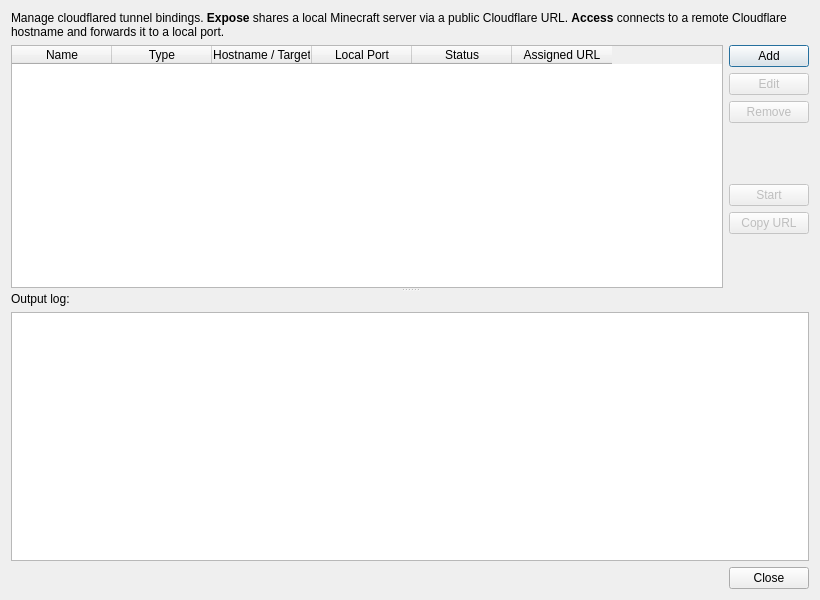
<?xml version="1.0" encoding="UTF-8"?>
<ui version="4.0">
 <class>CloudflaredDialog</class>
 <widget class="QDialog" name="CloudflaredDialog">
  <property name="geometry">
   <rect>
    <x>0</x>
    <y>0</y>
    <width>820</width>
    <height>600</height>
   </rect>
  </property>
  <property name="windowTitle">
   <string>Cloudflare Tunnel Manager</string>
  </property>
  <layout class="QVBoxLayout" name="mainLayout" stretch="0,1,0">
   <item>
    <widget class="QLabel" name="descLabel">
     <property name="text">
      <string>Manage cloudflared tunnel bindings. &lt;b&gt;Expose&lt;/b&gt; shares a local Minecraft server via a public Cloudflare URL. &lt;b&gt;Access&lt;/b&gt; connects to a remote Cloudflare hostname and forwards it to a local port.</string>
     </property>
     <property name="wordWrap">
      <bool>true</bool>
     </property>
    </widget>
   </item>
   <item>
    <widget class="QSplitter" name="splitter">
     <property name="orientation">
      <enum>Qt::Vertical</enum>
     </property>
     <widget class="QWidget" name="topWidget">
      <layout class="QVBoxLayout" name="topLayout">
       <property name="margin">
        <number>0</number>
       </property>
       <item>
        <layout class="QHBoxLayout" name="tableAreaLayout">
         <item>
          <widget class="QTableWidget" name="bindingTable">
           <property name="selectionBehavior">
            <enum>QAbstractItemView::SelectRows</enum>
           </property>
           <property name="selectionMode">
            <enum>QAbstractItemView::SingleSelection</enum>
           </property>
           <property name="editTriggers">
            <set>QAbstractItemView::NoEditTriggers</set>
           </property>
           <property name="alternatingRowColors">
            <bool>true</bool>
           </property>
           <property name="showGrid">
            <bool>false</bool>
           </property>
           <column>
            <property name="text">
             <string>Name</string>
            </property>
           </column>
           <column>
            <property name="text">
             <string>Type</string>
            </property>
           </column>
           <column>
            <property name="text">
             <string>Hostname / Target</string>
            </property>
           </column>
           <column>
            <property name="text">
             <string>Local Port</string>
            </property>
           </column>
           <column>
            <property name="text">
             <string>Status</string>
            </property>
           </column>
           <column>
            <property name="text">
             <string>Assigned URL</string>
            </property>
           </column>
          </widget>
         </item>
         <item>
          <layout class="QVBoxLayout" name="sideLayout">
           <item>
            <widget class="QPushButton" name="addButton">
             <property name="text">
              <string>Add</string>
             </property>
            </widget>
           </item>
           <item>
            <widget class="QPushButton" name="editButton">
             <property name="text">
              <string>Edit</string>
             </property>
             <property name="enabled">
              <bool>false</bool>
             </property>
            </widget>
           </item>
           <item>
            <widget class="QPushButton" name="removeButton">
             <property name="text">
              <string>Remove</string>
             </property>
             <property name="enabled">
              <bool>false</bool>
             </property>
            </widget>
           </item>
           <item>
            <spacer name="sideSpacerTop">
             <property name="orientation">
              <enum>Qt::Vertical</enum>
             </property>
             <property name="sizeHint" stdset="0">
              <size>
               <width>20</width>
               <height>16</height>
              </size>
             </property>
            </spacer>
           </item>
           <item>
            <widget class="QPushButton" name="startStopButton">
             <property name="text">
              <string>Start</string>
             </property>
             <property name="enabled">
              <bool>false</bool>
             </property>
            </widget>
           </item>
           <item>
            <widget class="QPushButton" name="copyUrlButton">
             <property name="text">
              <string>Copy URL</string>
             </property>
             <property name="toolTip">
              <string>Copy the assigned tunnel URL to clipboard</string>
             </property>
             <property name="enabled">
              <bool>false</bool>
             </property>
            </widget>
           </item>
           <item>
            <spacer name="sideSpacerBottom">
             <property name="orientation">
              <enum>Qt::Vertical</enum>
             </property>
             <property name="sizeHint" stdset="0">
              <size>
               <width>20</width>
               <height>40</height>
              </size>
             </property>
            </spacer>
           </item>
          </layout>
         </item>
        </layout>
       </item>
      </layout>
     </widget>
     <widget class="QWidget" name="bottomWidget">
      <layout class="QVBoxLayout" name="logLayout">
       <property name="margin">
        <number>0</number>
       </property>
       <item>
        <widget class="QLabel" name="logLabel">
         <property name="text">
          <string>Output log:</string>
         </property>
        </widget>
       </item>
       <item>
        <widget class="QPlainTextEdit" name="logOutput">
         <property name="readOnly">
          <bool>true</bool>
         </property>
         <property name="maximumBlockCount">
          <number>2000</number>
         </property>
        </widget>
       </item>
      </layout>
     </widget>
    </widget>
   </item>
   <item>
    <widget class="QDialogButtonBox" name="buttonBox">
     <property name="standardButtons">
      <set>QDialogButtonBox::StandardButton::Close</set>
     </property>
    </widget>
   </item>
  </layout>
 </widget>
 <resources/>
 <connections/>
</ui>
